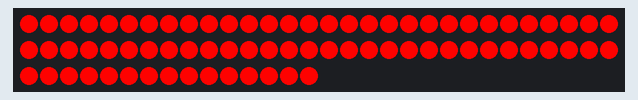
This sketch was run on a simulated Arduino Uno, built with avr-gcc and run on an emulated ATmega328P. On the bench: 75 RGB LEDs in strip order, left to right, continuing on the next row. Dim RGB values are drawn brighter than linear.

Above: at 0.05 s.
At 5.51 s:
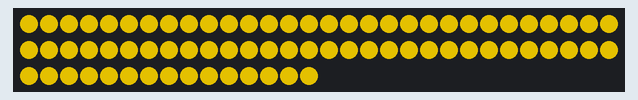
At 9.95 s:
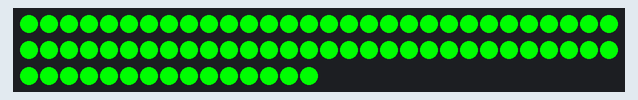
At 19.94 s:
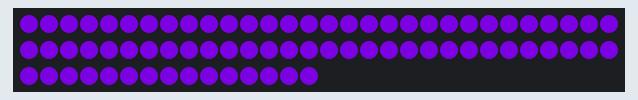
At 29.94 s:
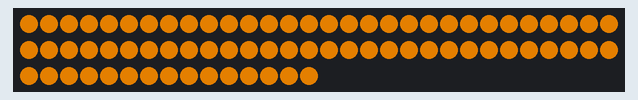
At 39.94 s:
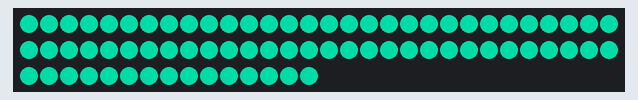

The sketch:

Example1_hueColorControl.ino
```cpp
#include "FastLED.h"

// Define type leds

#define NUM_LEDS 	75
#define LED_PIN     7 		// pin of Arduino
#define LED_TYPE    WS2812B
#define COLOR_ORDER GRB

CRGB ledsArray[NUM_LEDS];

uint8_t hue = 0;

void setup() {
	FastLED.addLeds<LED_TYPE, LED_PIN,COLOR_ORDER>(ledsArray, NUM_LEDS);
}

void loop() {
  hue += 1;

  FastLED.showColor(CHSV(hue, 255, 255));

  if(hue==255){
  	hue = 0;
  }

  delay(100);
}
```
